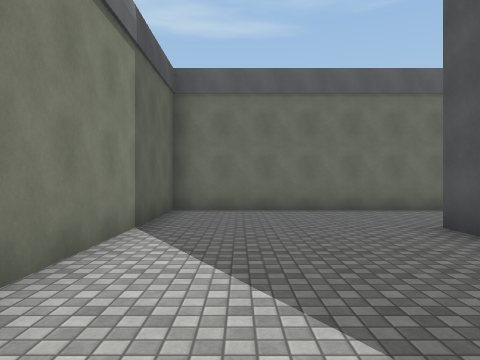
[1] (above)

24 first-person views from a walk through a scene from a Unity 3-D project. The camera is 1.4 m above the floor, looks level and sees 70° across. The floor is counted in squares, 2 m on a side. Each view is taken from the middle of a square. On the plan, view 1 faces up. The plan holds only what a view shows up to about 11 squares ahead; the rest is blank. The place goes on beyond the plan. Some surface patterns are stand-ins.

[2]
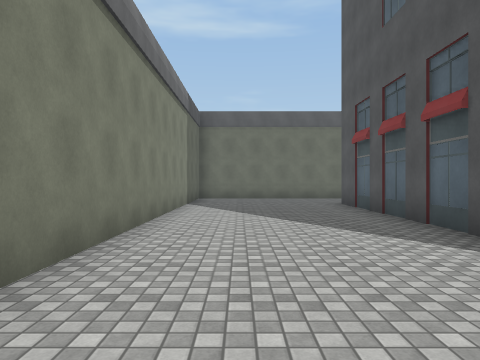

[3]
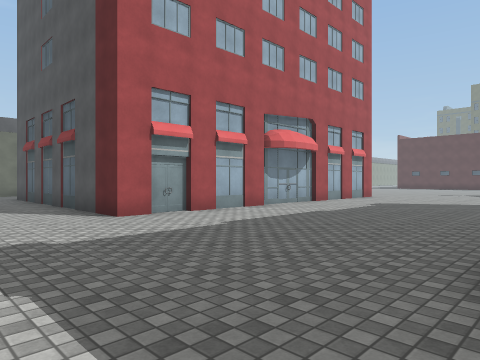

[4]
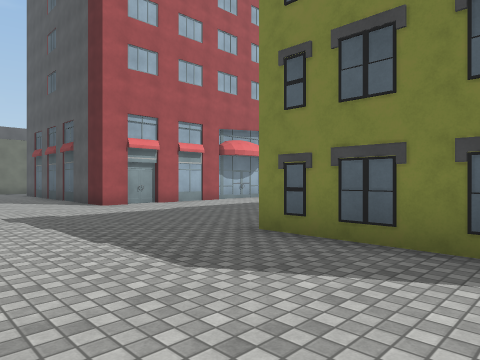

[5]
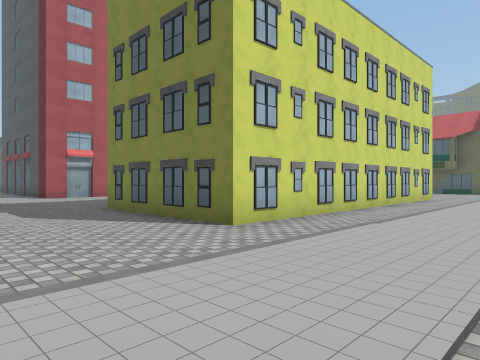

[6]
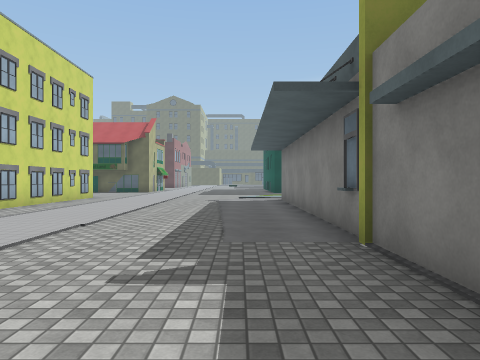

[7]
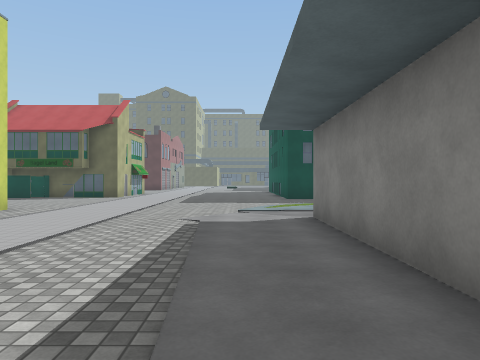

[8]
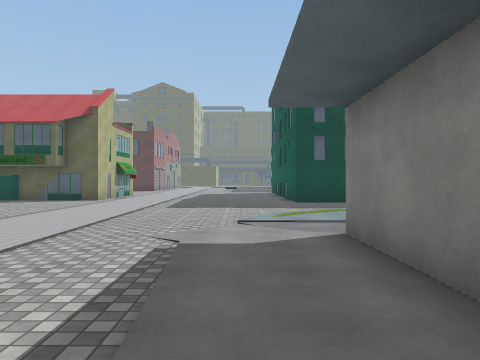

[9]
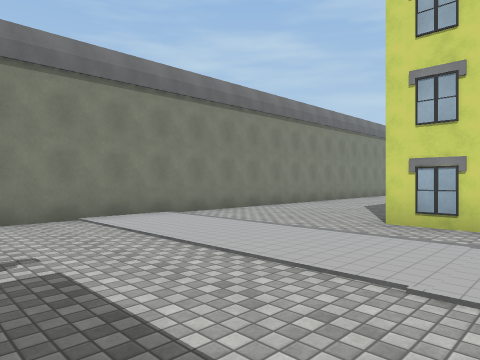

[10]
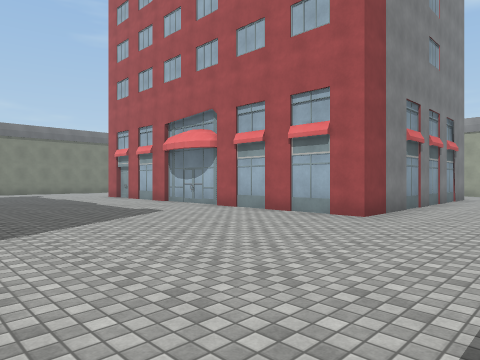

[11]
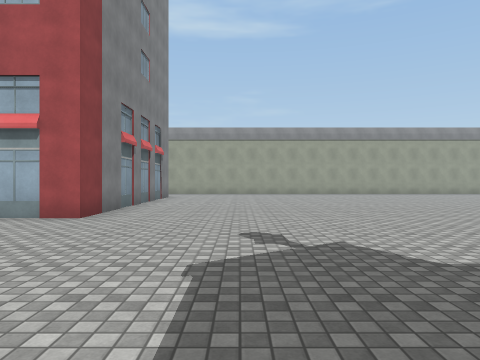

[12]
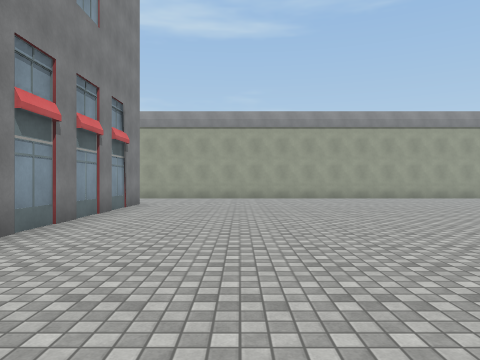

[13]
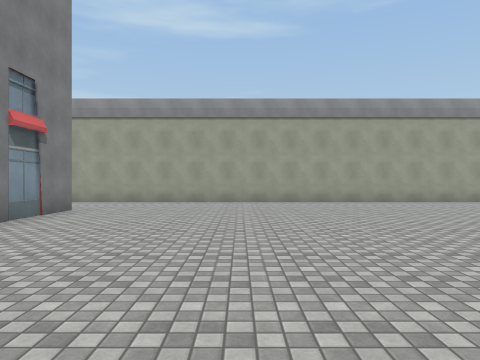

[14]
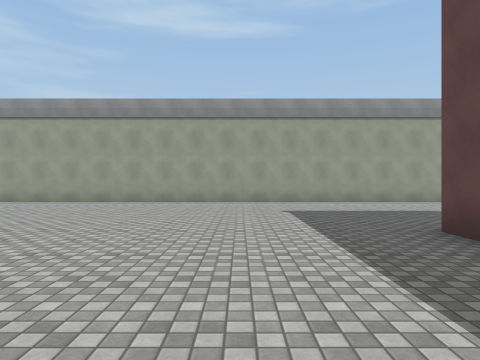

[15]
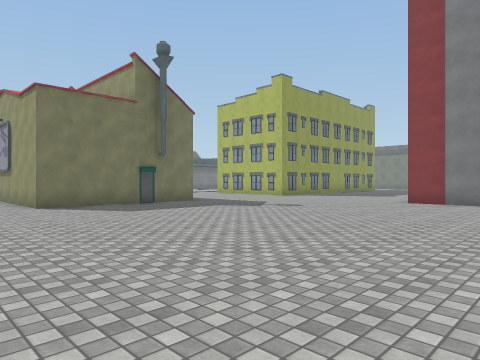

[16]
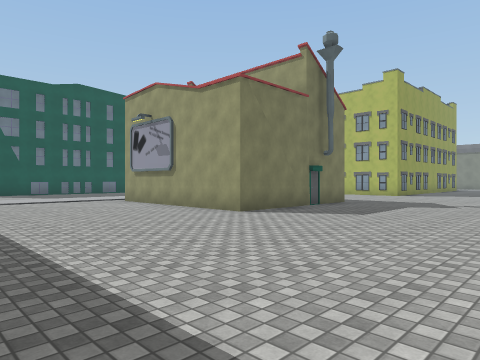

[17]
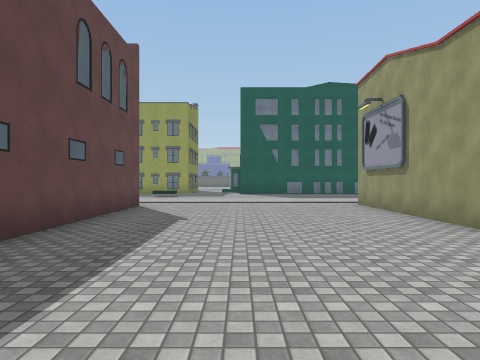

[18]
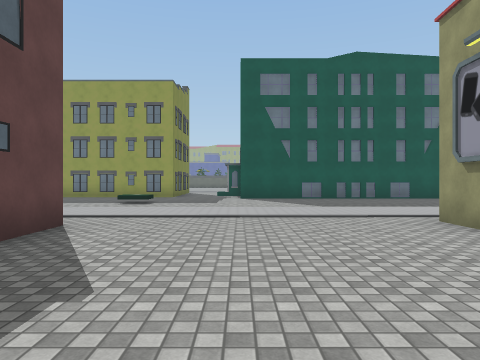

[19]
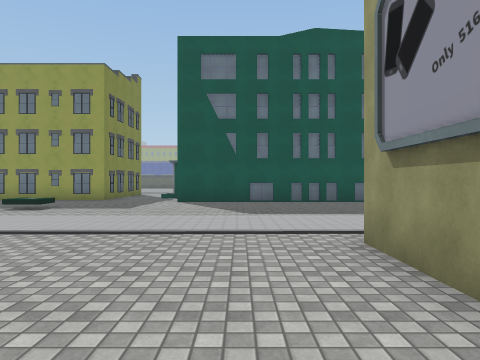

[20]
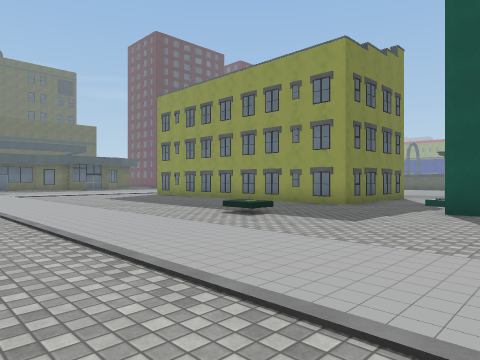

[21]
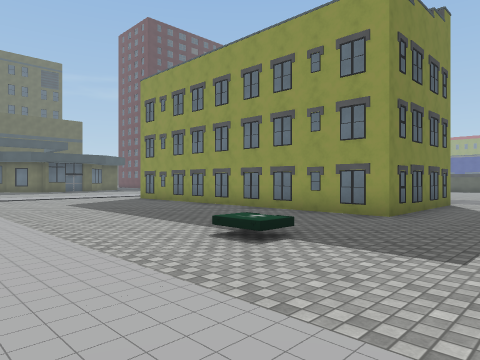

[22]
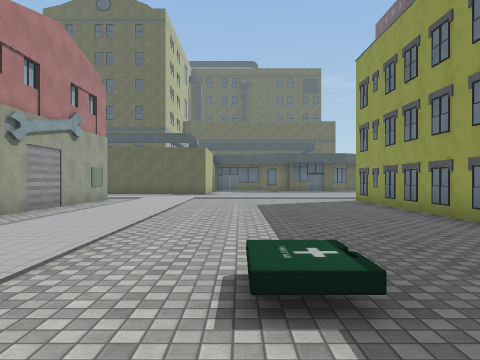

[23]
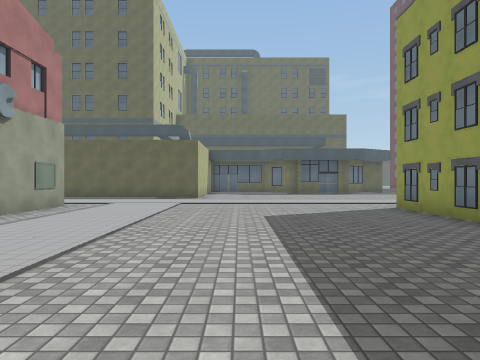

[24]
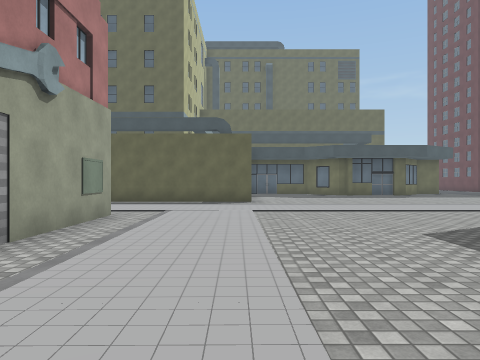

### Floor plan
Key: @ floor where view 1 was taken; # wall or solid block; . main floor; : floor 0.25 m higher than the main floor; / step, stairs or slope; B building; O other object.
Columns run from 2 left of view 1 to 43 right of it. Each row starts with its distance up from view 1.
  8 ########       ####################
  7 #......        ....................
  6 #......         ..................
  5 #....#          #.................
  4 #....#          #................
  3 #....#          #................
  2 #....#          #...............
  1 #....#          #..............#
  0 #.@..#          #..............
 -1 #....#          #..............
 -2 #....###  ###   #.............
 -3 #.....B........................
 -4  ..............................
 -5   .............................
 -6   .............................
 -7   .............................
 -8   .............................#
 -9  ....#    B     ....#####......#
-10 #....#                  #......#
-11 #....#                  #......#
-12 #....#          ....    #......#
-13 #....##########.....    #......#    ######...
-14 #...................    #....................
-15 #...................    .....................
-16 #...................   ......................
-17 #...................   .......................
-18 #...................  .........O..............
-19  ............./.....  ........................
-20   ............:/....   .......................
-21    ##########.::/...  #######.................
-22                  ...         ..##########.....
-23                             B..B           ...

Positions as (right, up) in squares from view 1, and headings:
1: (0, 0), facing up
2: (0, -5), facing up
3: (0, -9), facing up-right
4: (-1, -12), facing up-right
5: (-1, -17), facing up-right
6: (-1, -19), facing right
7: (4, -19), facing right
8: (6, -19), facing right
9: (5, -19), facing up-left
10: (17, -9), facing up-left
11: (17, -9), facing up
12: (17, -5), facing up
13: (18, -3), facing up
14: (26, -3), facing up
15: (25, 1), facing down-left
16: (28, -3), facing down-left
17: (26, -4), facing down
18: (26, -8), facing down
19: (24, -10), facing down
20: (24, -13), facing down-right
21: (26, -15), facing down-right
22: (27, -18), facing right
23: (30, -18), facing right
24: (32, -16), facing right
